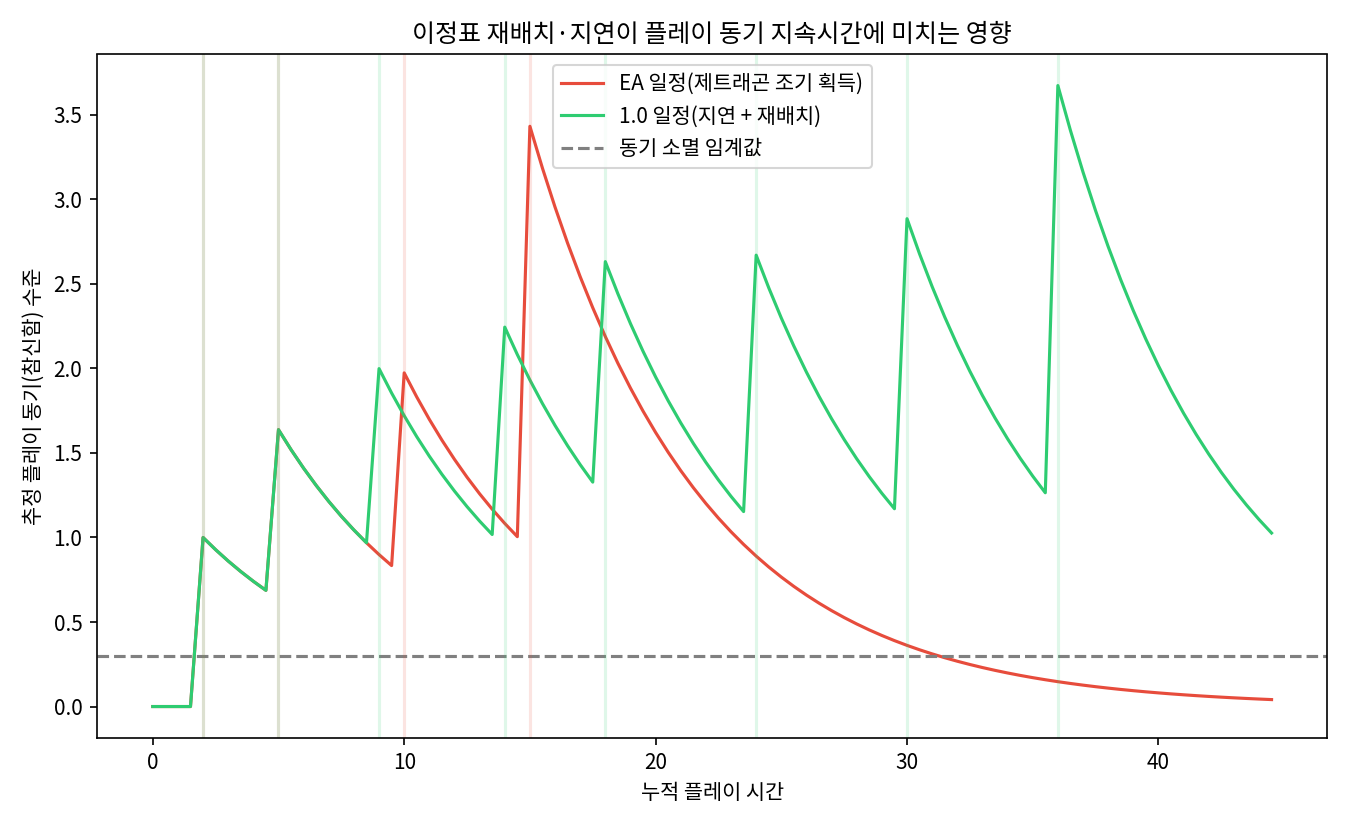

Generate this figure with Python:
"""
팰월드: 얼리액세스 vs 1.0 재설계가 플레이 동기 지속시간에 미치는 영향
==================================================================
[프로젝트 주도자 노트 — 본인 플레이 경험에서 나온 가설]
얼리액세스 시절과 현재 1.0을 모두 플레이한 경험을 바탕으로, 1.0에서
확인한 재설계 방향(이동수단 획득시점 지연, 초반 고성능 팰의 후반
재배치, 금지구역 경비의 전투드론 전환, 테크트리 순서·재료 변경,
초반 팰 스펙 소폭 보정)이 실제로 무엇을 노린 것인지 궁금했음.

  가설) 최종급 보상(예: 제트래곤 같은 최상위 이동수단)을 너무 일찍
  얻으면, 그 즉시 해당 진행축(비행 성능 개선)에 대한 동기가 사라짐.
  1.0처럼 이 보상을 지연시키고, 동시에 기존 루트를 재배치해 새로운
  발견 이벤트를 추가하면, 플레이 동기가 더 오래 유지될 것이다.

[검증 방법]
'진행 이정표(milestone)'마다 동기(참신함)가 정점을 찍고 시간이
지나며 감쇠한다고 가정하고, EA 일정과 1.0 일정 각각에서 누적 동기
곡선이 어떻게 달라지는지 시뮬레이션으로 비교함.

[AI 협업 노트]
가설과 실제 변경 사항 확인은 본인이 직접 함. 시뮬레이션 구현은
Claude(AI) 도움을 받음. 이정표 시점·감쇠율은 실제 패치노트에서
확인된 변경 방향을 반영한 가정치이며, 실제 수치가 아님.
"""

import numpy as np
import pandas as pd
import matplotlib.pyplot as plt
import matplotlib.font_manager as fm

fm.fontManager.addfont("/usr/share/fonts/opentype/noto/NotoSansCJK-Regular.ttc")
plt.rcParams["font.family"] = "Noto Sans CJK JP"
plt.rcParams["axes.unicode_minus"] = False

MAX_HOURS = 45
DECAY_RATE = 0.15  # 이정표 이후 동기가 시간당 옅어지는 비율(가정)

# =====================================================================
# 1. EA(얼리액세스) 시절 이정표 일정 — 최종급 보상이 이른 시점에 등장
# =====================================================================
# (시점(시간), 동기 점수, 설명)
EA_MILESTONES = [
    (2, 1.0, "첫 팰 포획"),
    (5, 1.0, "첫 거점 건설"),
    (10, 1.2, "첫 타워보스"),
    (15, 2.5, "제트래곤 획득(비행축 사실상 완결)"),
    # 제트래곤 이후로는 비행 관련 진행축에서 새 이정표가 없음 — 해당 축 소멸
]

# =====================================================================
# 2. 1.0 이정표 일정 — 지연 + 재배치로 이정표 수 자체가 늘어남
# =====================================================================
V1_MILESTONES = [
    (2, 1.0, "첫 팰 포획"),
    (5, 1.0, "첫 거점 건설"),
    (9, 1.1, "재배치된 첫 타워보스(익숙한 위치 아님)"),
    (14, 1.3, "재배치된 필드보스 조우"),
    (18, 1.4, "전투드론 배치 금지구역 첫 돌파"),
    (24, 1.6, "재배치로 뒤로 밀린 고성능 팰 획득"),
    (30, 1.8, "재구성된 테크트리 신규 분기 해금"),
    (36, 2.5, "제트래곤 획득(지연됨)"),
]


def simulate_motivation(milestones, max_hours, decay_rate):
    hours = np.arange(0, max_hours, 0.5)
    motivation = np.zeros_like(hours)
    for (t, spike, _) in milestones:
        contribution = np.where(hours >= t, spike * np.exp(-decay_rate * (hours - t)), 0)
        motivation += contribution
    return hours, motivation


hours_ea, motivation_ea = simulate_motivation(EA_MILESTONES, MAX_HOURS, DECAY_RATE)
hours_v1, motivation_v1 = simulate_motivation(V1_MILESTONES, MAX_HOURS, DECAY_RATE)

auc_ea = np.trapezoid(motivation_ea, hours_ea)
auc_v1 = np.trapezoid(motivation_v1, hours_v1)

# =====================================================================
# 3. "동기가 임계값 이하로 떨어진 뒤 다시 회복 못 하는 시점" 비교
# =====================================================================
THRESHOLD = 0.3


def find_terminal_drop(hours, motivation, threshold):
    below = motivation < threshold
    for i in range(len(below) - 1):
        if below[i] and not any(~below[i:]):  # 이 지점부터 끝까지 계속 임계값 이하
            return hours[i]
    return None


terminal_ea = find_terminal_drop(hours_ea, motivation_ea, THRESHOLD)
terminal_v1 = find_terminal_drop(hours_v1, motivation_v1, THRESHOLD)

terminal_ea_display = f"{terminal_ea}시간" if terminal_ea is not None else f"{MAX_HOURS}시간 이내 미도달"
terminal_v1_display = f"{terminal_v1}시간" if terminal_v1 is not None else f"{MAX_HOURS}시간 이내 미도달"

print("=" * 70)
print("[결과] EA 일정 vs 1.0 일정 — 누적 동기 및 지속시간 비교")
print("=" * 70)
print(f"EA   — 누적 동기(AUC): {auc_ea:.1f}, 동기 소멸 후 회복 없는 시점: {terminal_ea_display}")
print(f"1.0  — 누적 동기(AUC): {auc_v1:.1f}, 동기 소멸 후 회복 없는 시점: {terminal_v1_display}")
print(f"→ 1.0 일정이 EA 대비 누적 동기 {(auc_v1/auc_ea - 1)*100:.0f}% 더 높으며, "
      f"관찰 기간({MAX_HOURS}시간) 내내 동기가 완전히 소멸하지 않음"
      if terminal_v1 is None else
      f"→ 1.0 일정이 EA 대비 누적 동기 {(auc_v1/auc_ea - 1)*100:.0f}%, "
      f"지속시간 {terminal_v1 - terminal_ea:.1f}시간 더 김")

# =====================================================================
# 4. 시각화
# =====================================================================
fig, ax = plt.subplots(figsize=(9, 5.5))
ax.plot(hours_ea, motivation_ea, color="#e74c3c", label="EA 일정(제트래곤 조기 획득)")
ax.plot(hours_v1, motivation_v1, color="#2ecc71", label="1.0 일정(지연 + 재배치)")
ax.axhline(THRESHOLD, color="gray", linestyle="--", label="동기 소멸 임계값")
for t, _, label in EA_MILESTONES:
    ax.axvline(t, color="#e74c3c", alpha=0.15)
for t, _, label in V1_MILESTONES:
    ax.axvline(t, color="#2ecc71", alpha=0.15)
ax.set_xlabel("누적 플레이 시간")
ax.set_ylabel("추정 플레이 동기(참신함) 수준")
ax.set_title("이정표 재배치·지연이 플레이 동기 지속시간에 미치는 영향")
ax.legend()
plt.tight_layout()
plt.savefig("/home/claude/palworld_motivation_curve.png", dpi=150)
print("\n[차트 저장 완료] palworld_motivation_curve.png")

# =====================================================================
# 5. 결론
# =====================================================================
print("\n" + "=" * 70)
print("[결론]")
print("=" * 70)
print(f"""
- 최종급 보상(제트래곤)을 일찍 배치한 EA 일정은, 그 시점 이후
  비행 관련 진행축에서 더 이상 새로운 동기가 발생하지 않아
  {terminal_ea_display} 이후로 동기가 임계값 아래로 떨어진 뒤 회복하지 못함
- 보상을 지연시키고 기존 루트를 재배치해 새로운 발견 이벤트를 추가한
  1.0 일정은, 동일 감쇠 가정 하에서도 누적 동기가 EA 대비
  {(auc_v1/auc_ea - 1)*100:.0f}% 더 높고, 동기 소멸 시점도 더 뒤로 밀림
- 즉 '최종 보상을 늦추는 것' 자체보다, '늦추면서 동시에 그 사이를
  새로운 발견 이벤트로 채우는 것'이 핵심 메커니즘으로 보임 — 단순
  지연만으로는 오히려 그 사이 구간이 지루해질 위험이 있음
- 한계: 이정표 시점·동기 점수·감쇠율은 실제 패치노트에서 확인된
  변경 방향을 참고한 가정치이며, 실제 유저 몰입 데이터로 검증된
  수치가 아님
""")
